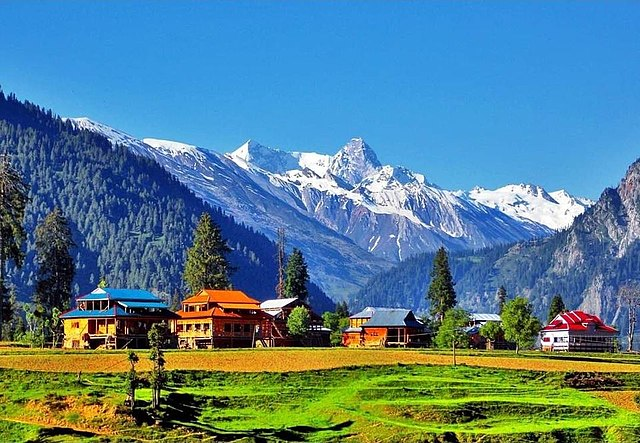
#> input picture img.jpg, 640 x 443 px, given in place of the camera
$ python object_tracking_in_video.py
#> lines starting #> are read from the running program, lines starting #| are printed output that depends on the picture; after the words box and inside, x2 and y2 are one past the last pixel; in counts of white or black regions, pixels touching at a corner belong together
import cv2
import numpy

capture = cv2.VideoCapture(0)
while 1:
    _, frame = capture.read()
#> frame is the input picture: shape (443, 640, 3); mean B, G, R 142.9, 126.9, 85.3
    hsv_video = cv2.cvtColor(frame, cv2.COLOR_BGR2HSV)
#> hsv_video: shape (443, 640, 3); mean H, S, V 85.3, 167.7, 171.9

    lower_bound = numpy.array([25, 150, 20])
    upper_bound = numpy.array([35, 255, 255])
    mask = cv2.inRange(hsv_video, lower_bound, upper_bound)
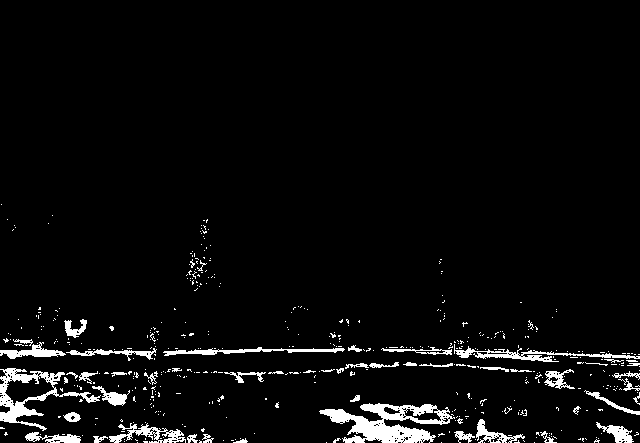
#> mask: shape (443, 640); 4.4% white; 473 white regions (422 under 20 px), largest, box (x1, y1, x2, y2) and area: (319, 403, 455, 443) 2613, (0, 368, 101, 431) 1536, (454, 344, 640, 362) 844

    result = cv2.bitwise_and(frame, frame, mask=mask)
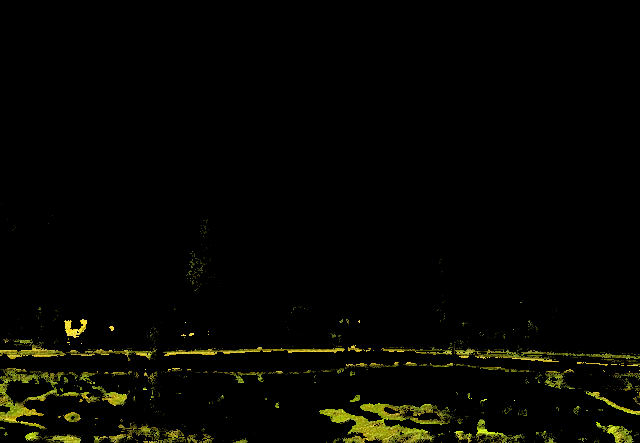
#> result: shape (443, 640, 3); mean B, G, R 1.1, 5.7, 5.7
    cv2.imshow('found', result)
    if cv2.waitKey(5) & 0xFF == 27:
#> (key Esc is pressed here)
        break
cv2.destroyAllWindows()
